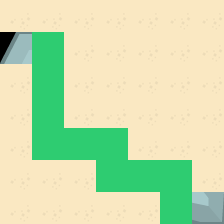

A 2D game scene composited from a Tiled map and its tileset images. What follows is a short description and the map's XML, with every tile layer's data as written:
An orthogonal 7x7 tile map with 32x32 px tiles, 1 tile layer (Calque de Tile 1), 3 tilesets.

<map version="1.0" orientation="orthogonal" renderorder="right-down" width="7" height="7" tilewidth="32" tileheight="32" nextobjectid="1">
 <tileset firstgid="1" name="ground" tilewidth="32" tileheight="32" tilecount="1" columns="1">
  <image source="tuiles/ground.png" width="32" height="32" />
 </tileset>
 <tileset firstgid="2" name="grass" tilewidth="32" tileheight="32" tilecount="1" columns="1">
  <image source="tuiles/grass.png" width="32" height="32" />
 </tileset>
 <tileset firstgid="3" name="tile_49" tilewidth="32" tileheight="32" tilecount="16" columns="4">
  <image source="tuiles/tile_49.png" width="128" height="128" />
 </tileset>
 <layer name="Calque de Tile 1" width="7" height="7">
  <data encoding="csv">
1,1,1,1,1,1,1,
8,2,1,1,1,1,1,
1,2,1,1,1,1,1,
1,2,1,1,1,1,1,
1,2,2,2,1,1,1,
1,1,1,2,2,2,1,
1,1,1,1,1,2,13
</data>
 </layer>
</map>
